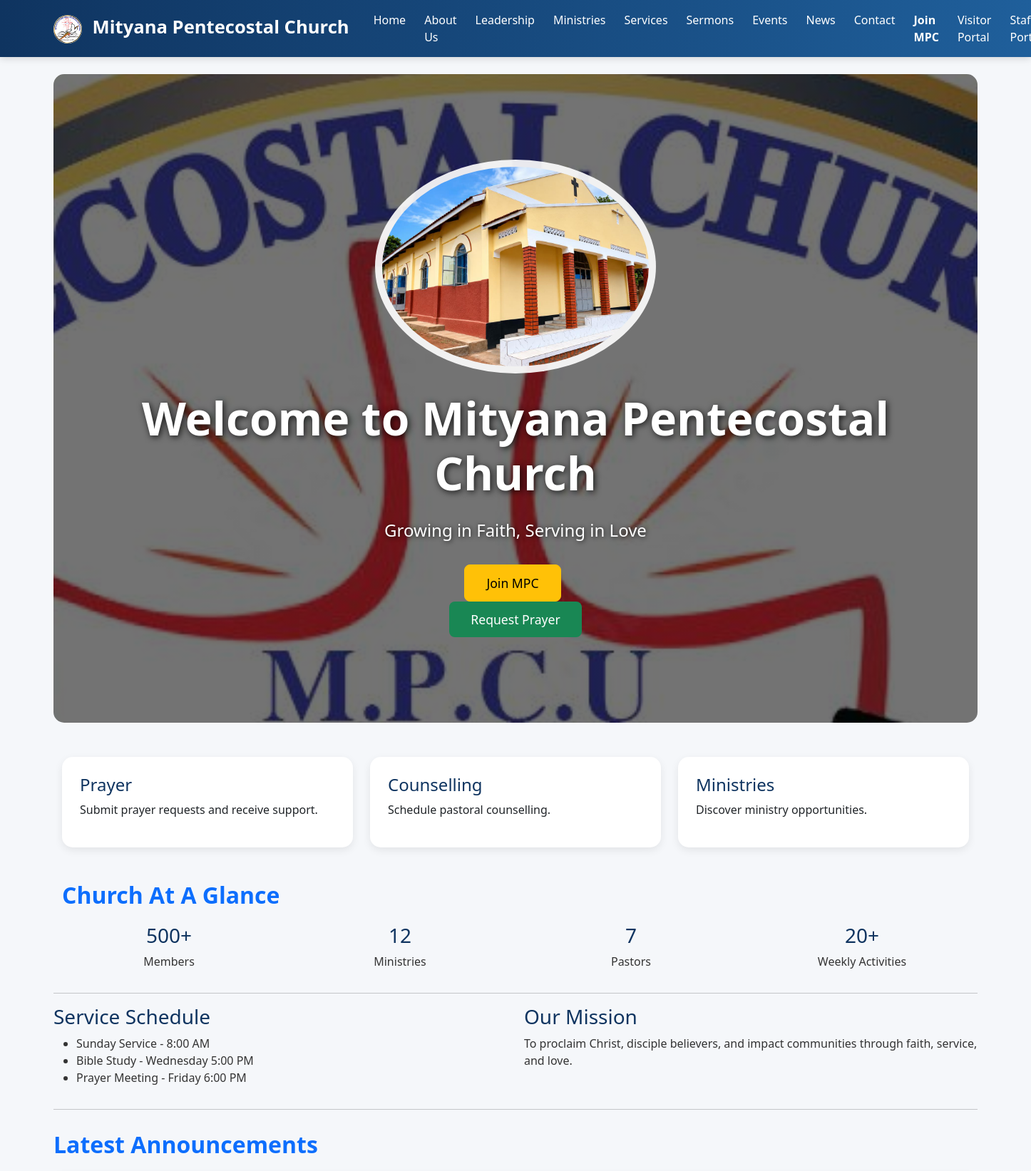
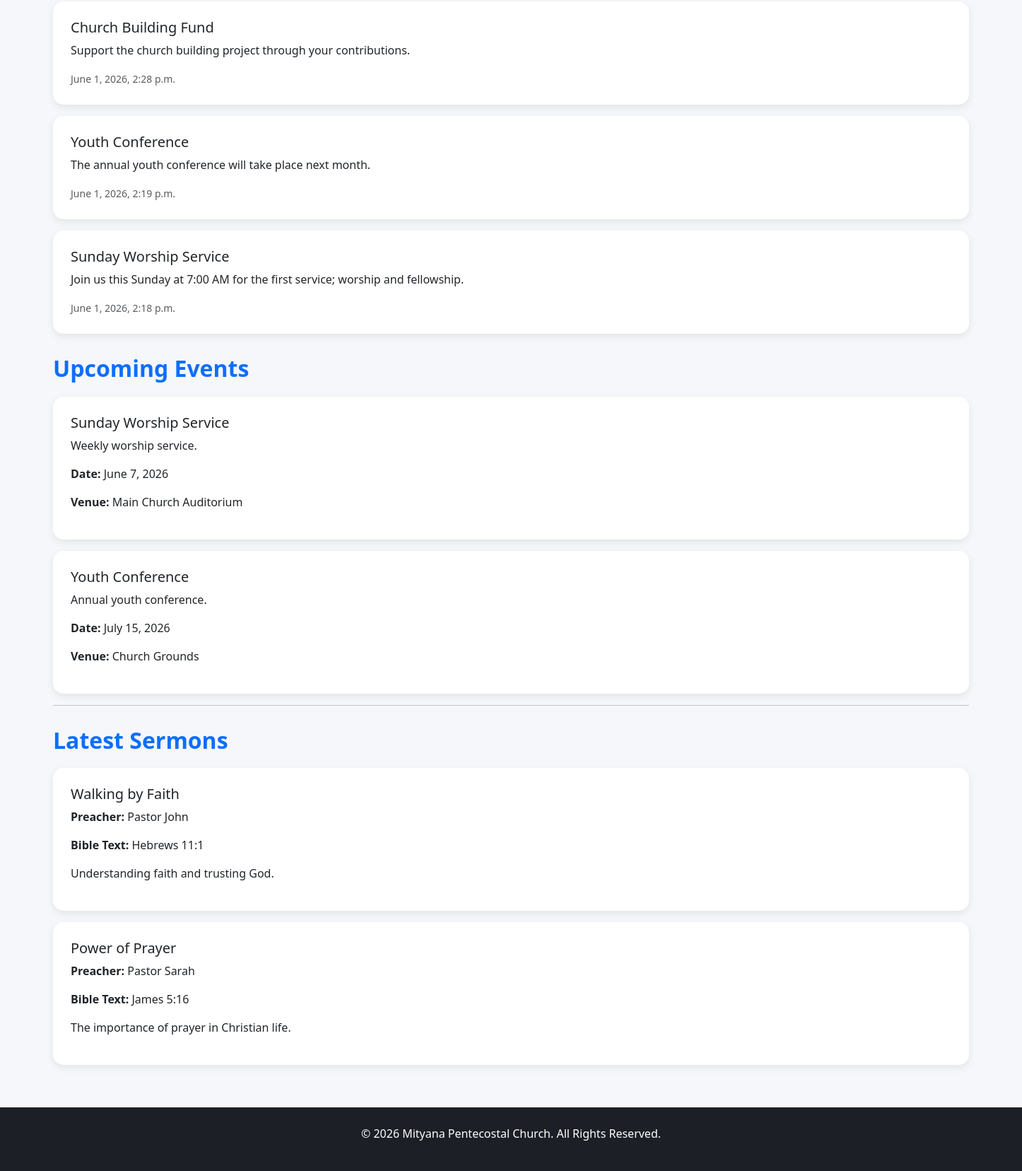
The page / on the database its author committed (2 pictures, top to bottom).
### announcements/models.py (models this page shows, shortened)
class Announcement(models.Model):
    title = models.CharField(max_length=200)
    content = models.TextField()
    created_at = models.DateTimeField(auto_now_add=True)
    is_active = models.BooleanField(default=True)
    class Meta:
        ordering = ['-created_at']

### events/models.py (models this page shows, shortened)
class Event(models.Model):
    title = models.CharField(max_length=200)
    description = models.TextField()
    event_date = models.DateField()
    event_time = models.TimeField()
    venue = models.CharField(max_length=200)
    is_active = models.BooleanField(default=True)
    created_at = models.DateTimeField(auto_now_add=True)
    class Meta:
        ordering = ['event_date']

### sermons/models.py (models this page shows, shortened)
class Sermon(models.Model):
    title = models.CharField(max_length=255)
    preacher = models.CharField(max_length=150)
    bible_text = models.CharField(
        max_length=255,
        blank=True
    )
    sermon_date = models.DateField()
    summary = models.TextField()
    youtube_link = models.URLField(
        blank=True,
        null=True
    )
    is_published = models.BooleanField(
        default=True
    )
    created_at = models.DateTimeField(
        auto_now_add=True
    )
    class Meta:
        ordering = ['-sermon_date']

### core/views.py (the view)
# urls.py: 2. Add a URL to urlpatterns:  path('', views.home, name='home')
def home(request):
    announcements = Announcement.objects.filter(
        is_active=True
    )[:5]
    events = Event.objects.filter(
        is_active=True
    )[:5]
    sermons = Sermon.objects.filter(
        is_published=True
    )[:3]
    context = {
        'announcements': announcements,
        'events': events,
        'sermons': sermons
    }
    return render(
        request,
        'home.html',
        context
    )

### templates/home.html
{% extends 'base.html' %}
{% block content %}
<div class="hero-section text-center">
    <img src="/static/images/church2.png"
     height="300">
    <h1>
        Welcome to
        Mityana Pentecostal Church
    </h1>
    <p>
        Growing in Faith,
        Serving in Love
    </p>
    <a href="/members/register/"
       class="btn btn-warning btn-lg me-2">
        Join MPC
    </a>
    <a href="/prayers/new/"
       class="btn btn-success btn-lg">
        Request Prayer
    </a>
</div>
<section class="container mt-5">
    <div class="row">
        <div class="col-md-4">
            <div class="card">
                <div class="card-body">
                    <h4>Prayer</h4>
                    <p>
                        Submit prayer requests and receive support.
                    </p>
                </div>
            </div>
        </div>
        <div class="col-md-4">
            <div class="card">
                <div class="card-body">
                    <h4>Counselling</h4>
                    <p>
                        Schedule pastoral counselling.
                    </p>
                </div>
            </div>
        </div>
        <div class="col-md-4">
            <div class="card">
                <div class="card-body">
                    <h4>Ministries</h4>
                    <p>
                        Discover ministry opportunities.
                    </p>
                </div>
            </div>
        </div>
    </div>
</section>
<section class="container mt-5">
    <h2>Church At A Glance</h2>
    <div class="row text-center">
        <div class="col-md-3">
            <h3>500+</h3>
            <p>Members</p>
        </div>
        <div class="col-md-3">
            <h3>12</h3>
            <p>Ministries</p>
        </div>
        <div class="col-md-3">
            <h3>7</h3>
            <p>Pastors</p>
        </div>
        <div class="col-md-3">
            <h3>20+</h3>
            <p>Weekly Activities</p>
        </div>
    </div>
</section>
<hr>
<div class="row">
    <div class="col-md-6">
        <h3>Service Schedule</h3>
        <ul>
            <li>Sunday Service - 8:00 AM</li>
            <li>Bible Study - Wednesday 5:00 PM</li>
            <li>Prayer Meeting - Friday 6:00 PM</li>
        </ul>
    </div>
    <div class="col-md-6">
        <h3>Our Mission</h3>
        <p>
            To proclaim Christ, disciple believers,
            and impact communities through faith,
            service, and love.
        </p>
    </div>
</div>
<hr>
<h2>Latest Announcements</h2>
{% for announcement in announcements %}
<div class="card mb-3">
    <div class="card-body">
        <h5>{{ announcement.title }}</h5>
        <p>
            {{ announcement.content }}
        </p>
        <small class="text-muted">
            {{ announcement.created_at }}
        </small>
    </div>
</div>
{% empty %}
<p>No announcements available.</p>
{% endfor %}
<h2>Upcoming Events</h2>
{% for event in events %}
<div class="card mb-3">
    <div class="card-body">
        <h5>{{ event.title }}</h5>
        <p>{{ event.description }}</p>
        <p>
            <strong>Date:</strong>
            {{ event.event_date }}
        </p>
        <p>
            <strong>Venue:</strong>
            {{ event.venue }}
        </p>
    </div>
</div>
{% empty %}
<p>No upcoming events available.</p>
{% endfor %}
<hr>
<h2>Latest Sermons</h2>
{% for sermon in sermons %}
<div class="card mb-3">
    <div class="card-body">
        <h5>{{ sermon.title }}</h5>
        <p>
            <strong>Preacher:</strong>
            {{ sermon.preacher }}
        </p>
        <p>
            <strong>Bible Text:</strong>
            {{ sermon.bible_text }}
        </p>
        <p>
            {{ sermon.summary|truncatewords:25 }}
        </p>
    </div>
</div>
{% empty %}
<p>No sermons available.</p>
{% endfor %}
{% endblock %}

### static/css/style.css (style rules this page uses)
body { background-color: #f5f7fa; font-family: "Segoe UI", Arial, sans-serif; color: #333; margin: 0; padding: 0; }
.hero-section { min-height: 650px; padding: 120px 20px; text-align: center; background: linear-gradient( rgba(0,0,0,0.55), rgba(0,0,0,0.55) ), url('/static/images/logo2.jpeg'); background-size: cover; background-position: center center; background-repeat: no-repeat; color: white; border-radius: 15px; display: flex; flex-direction: column; justify-content: center; align-items: center; margin-bottom: 40px; }
.hero-section h1 { font-size: 4rem; font-weight: bold; color: white; text-shadow: 2px 2px 10px rgba( 0, 0, 0, 0.8 ); }
.hero-section p { font-size: 1.5rem; color: white; margin-top: 15px; margin-bottom: 30px; text-shadow: 1px 1px 6px rgba( 0, 0, 0, 0.8 ); }
.hero-section img { background: rgba( 255, 255, 255, 0.9 ); border-radius: 50%; padding: 10px; margin-bottom: 25px; }
.hero-section { background-attachment: fixed; }
.btn-success { background-color: #198754; border: none; }
.btn-lg { padding: 12px 30px; font-size: 1.1rem; }
h1 { font-weight: bold; }
h2 { color: #0d6efd; font-weight: bold; margin-top: 30px; margin-bottom: 20px; }
h3 { color: #0f3460; }
h4 { color: #0f3460; }
.card { border: none; border-radius: 15px; overflow: hidden; box-shadow: 0 4px 12px rgba( 0, 0, 0, 0.08 ); transition: all 0.3s ease; }
.card-body { padding: 25px; }

### rows shown on the page
Announcement: title "Church Building Fund", content "Support the church building project through your contributions.", created_at "June 1, 2026, 2:28 p.m."
Announcement: title "Youth Conference", content "The annual youth conference will take place next month.", created_at "June 1, 2026, 2:19 p.m."
Announcement: title "Sunday Worship Service", content "Join us this Sunday at 7:00 AM for the first service; worship and fellowship.", created_at "June 1, 2026, 2:18 p.m."
Event: title "Sunday Worship Service", description "Weekly worship service.", event_date "June 7, 2026", venue "Main Church Auditorium"
Event: title "Youth Conference", description "Annual youth conference.", event_date "July 15, 2026", venue "Church Grounds"
Sermon: title "Walking by Faith", preacher "Pastor John", bible_text "Hebrews 11:1", summary "Understanding faith and trusting God."
Sermon: title "Power of Prayer", preacher "Pastor Sarah", bible_text "James 5:16", summary "The importance of prayer in Christian life."
